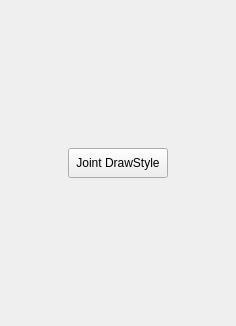
<?xml version="1.0" encoding="UTF-8"?>
<ui version="4.0">
 <class>Form</class>
 <widget class="QWidget" name="Form">
  <property name="geometry">
   <rect>
    <x>0</x>
    <y>0</y>
    <width>236</width>
    <height>326</height>
   </rect>
  </property>
  <property name="windowTitle">
   <string>Form</string>
  </property>
  <layout class="QVBoxLayout" name="verticalLayout">
   <item>
    <layout class="QHBoxLayout" name="horizontalLayout">
     <item>
      <widget class="QPushButton" name="ChangeJointdrawStyle">
       <property name="maximumSize">
        <size>
         <width>100</width>
         <height>30</height>
        </size>
       </property>
       <property name="text">
        <string>Joint DrawStyle</string>
       </property>
      </widget>
     </item>
    </layout>
   </item>
  </layout>
 </widget>
 <resources/>
 <connections/>
</ui>
